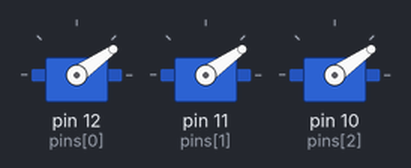
A sketch run on a simulated Arduino Uno, built with avr-gcc and run on an emulated ATmega328P. Shown: 3 × servo. Random numbers use the default seed unless the sketch sets one.

Above: at 0.7 s.
At 3.7 s:
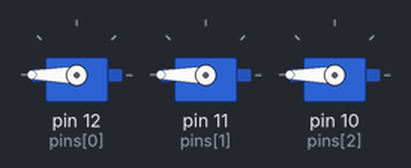
At 10.7 s:
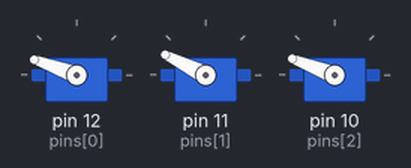
At 18.5 s:
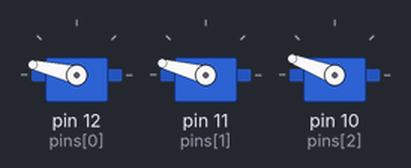
At 19.1 s:
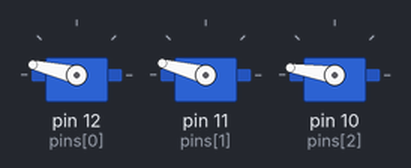
At 31.3 s:
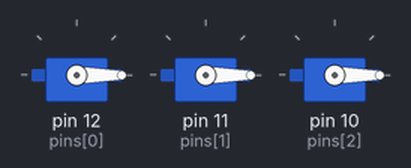
Timing chart, 0 to 32.8 s (numbered marks = the images above):
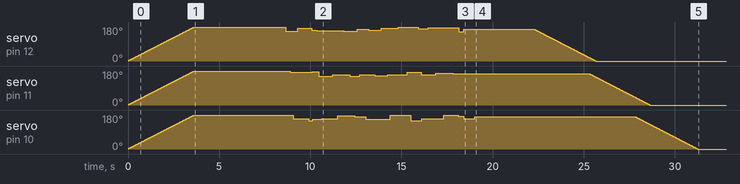

The sketch:

multi_servo_spin_template.ino
```cpp
#include <Servo.h>
#define SERVOS 3

Servo myServos[SERVOS];
int pins[] = {12, 11, 10};
unsigned long MOVING_TIME = 3000; // moving time is 3 seconds
unsigned long animationStartTime;
unsigned long moveStartTime;
int startAngle = 180;
int stopAngle  = 0;

void setup() {
  for (int i = 0; i < SERVOS; i++) {
    myServos[i].attach(pins[i]);
  }
  for (int j = 0; j < 180; j++) {
    for (int k = 0; k < SERVOS; k++) {
      int value = myServos[k].read();
      if (value < 180) {
        myServos[k].write(j + 1);
      }
    }
    delay(20);
  }
}

void loop() {
  delay(5000);
  animationStartTime = millis();
  while (millis() - animationStartTime < 10000) {
    for (int m = 0; m < SERVOS; m++) {
      int newAngle = random(150, 180);
      int newDelay = random(500);
      myServos[m].write(newAngle);
      delay(newDelay);
    }
  }
  delay(3000);
  moveStartTime = millis();
  while (myServos[2].read() > 0) {
    unsigned long now = millis() - moveStartTime;
    int zero = myServos[0].read();
    int one = myServos[1].read();
    int two = myServos[2].read();
    if (zero > 0) {
      myServos[0].write(zero - 1);
    }
    if (now > 3000 && one > 0) {
      myServos[1].write(one - 1);
    }
    if (now > 5500 && two > 0) {
      myServos[2].write(two - 1);
    }
    delay(20);
  }
  myServos[0].detach();
  myServos[1].detach();
  myServos[2].detach();
}
```
